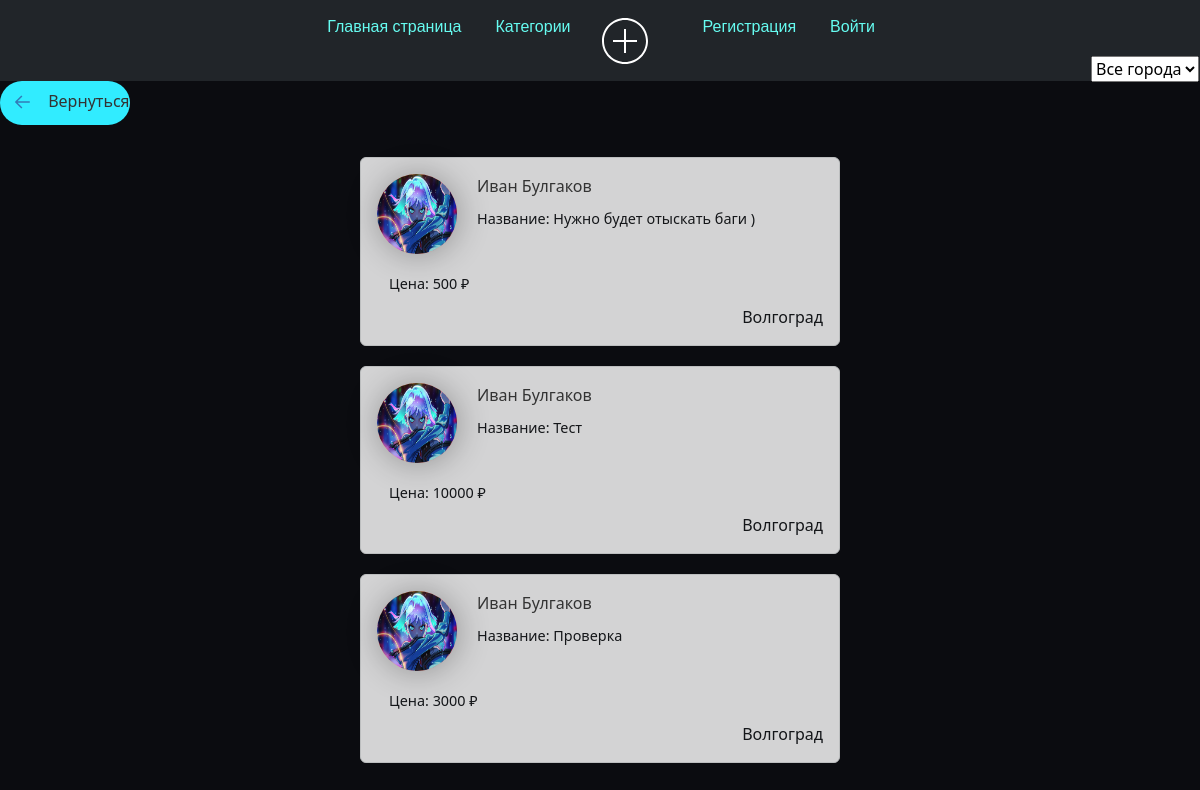
/tasks/, run on the app's committed database.
### tasks_app_user/models.py (models this page shows, shortened)
class Articles(models.Model):
    title = models.CharField("Название Задания", max_length=35)
    anons = models.CharField("О задании", max_length=25)
    phope = models.CharField('Телефон для связи с вами', max_length=11)
    prise = models.CharField('Цена', max_length=15)
    full_text = models.TextField("Задания")
    data = models.DateTimeField(auto_now_add=True)
    user_name = models.CharField("User_name", max_length=15, )
    author = models.ForeignKey(User, on_delete=models.CASCADE, null=True)  # Внешний ключ к пользователю
    category = models.ForeignKey(Category, on_delete=models.SET_NULL, null=True)
    class Meta:
        verbose_name = "Задания"
        verbose_name_plural = "Задании"

### user_profile/models.py (models this page shows, shortened)
class Profile(models.Model):
    user = models.OneToOneField(User, null=True, blank=True, on_delete=models.CASCADE)
    first_name = models.CharField(max_length=100)
    last_name = models.CharField(max_length=100)
    email = models.EmailField()
    telegram_url = models.URLField(blank=True, null=True)
    youtube_url = models.URLField(blank=True, null=True)
    vk_url = models.URLField(blank=True, null=True)
    profile_picture = models.ImageField("Изображения", default="profile_pictures/default_profile_picture.jpg",
                                        null=True,
                                        blank=True, upload_to='media/profile_pictures')
    city = models.CharField(max_length=100)

### tasks_app_user/views.py (the view)
# urls.py: path('', views.tasks_home, name='tasks_home'),
def tasks_home(request):
    category = request.GET.get('category')  # Получаем категорию из параметра запроса
    unique_cities = Profile.objects.values_list('city', flat=True).distinct()
    if category:
        tasks_all = Articles.objects.filter(category__name=category).order_by('-data')
    else:
        tasks_all = Articles.objects.order_by('-data')
    unique_cities = [city for city in unique_cities if city is not None]
    categories = Category.objects.all()
    context = {
        'tasks_all': tasks_all,
        'unique_cities': unique_cities,
        'categories': categories,
    }
    return render(request, 'tasks_app_user/tasks_home.html', context)

### tasks_app_user/templates/tasks_app_user/tasks_home.html (shortened to what this page needs)
{% extends 'tasks_app/layout.html' %}
{% block content %}
<div class="col">
    <a class="arrow-3" href="{% url 'category' %}">
    Вернуться
</a>
</div>
<div class="features">
    <form method="GET">
        <div>
            <select id="city_filter" name="city" onchange="filterTasks(this.value)" style="position: absolute; top: 56px; right: 1px;">
                <option value="">Все города</option>
            </select>
        </div>
    </form>
    <div id="tasks-container">
        {% if tasks_all %}
            {% for el in tasks_all %}
                <div class="alert alert-dark" onclick="window.location.href='{% url 'details_tasks' el.id %}'" style="cursor: pointer;">
                <div class="img_pod">
                    <a href="{% url 'user_profile' el.author.id %}">
                        <img class="profile-pic" src="{{ el.author.profile.profile_picture.url }}" alt="Profile Picture">
                    </a>
                </div>
                <a href="{% url 'user_profile' el.author.id %}">{{ el.author.profile.first_name }} {{ el.author.profile.last_name }}</a>
                <h3>Название: {{ el.title }}</h3><br>
                <h4>Цена: {{ el.prise }} ₽</h4>
                <div class="city" align="right">{{ el.author.profile.city }}</div>
             </div>
            {% endfor %}
        {% endif %}
    </div>
</div>
{% endblock %}

### tasks_app/static/tasks_app/css/tasks_app.css (style rules this page uses)
html, body { width: 100%; height:100%; }
body { background: #0B0C10; }
.features { padding: 1em; padding: 1em; width: 70%; margin: auto; text-align: center; box-sizing: content-box; }

### tasks_app_user/templates/tasks_app_user/tasks_home.html (style rules this page uses)
.features { padding: 1em; width: 40%; margin: auto; border-radius: 10px; text-align: left; box-sizing: content-box; }
.img_pod { float: left; margin-right: 20px; width: 80px; height: 80px; background: linear-gradient(90deg, #ff9966, #ff5e62); border-radius: 50%; box-shadow: 1px 1px 2rem rgba(0, 0, 0, 0.3); }
.profile-pic { width: 100%; height: 100%; border-radius: 50%; }
h3, h4, p { font-size: 0.9rem; margin: 12px; }
a { text-decoration: none; color: #333; }
.alert { margin-bottom: 20px; }
.arrow-3 .arrow-3-icon { position: relative; top: -1px; transition: transform 0.3s ease; vertical-align: middle; transform: rotate(180deg); margin: 6px; }
.col { background: #31ecff; width: 130px; border-radius: 50px; }

### data on the page
Articles: author.profile.profile_picture (picture), author.profile.first_name "Иван", author.profile.last_name "Булгаков", title "Нужно будет отыскать баги )", prise "500", author.profile.city "Волгоград"
Articles: author.profile.profile_picture (picture), author.profile.first_name "Иван", author.profile.last_name "Булгаков", title "Тест", prise "10000", author.profile.city "Волгоград"
Articles: author.profile.profile_picture (picture), author.profile.first_name "Иван", author.profile.last_name "Булгаков", title "Проверка", prise "3000", author.profile.city "Волгоград"
